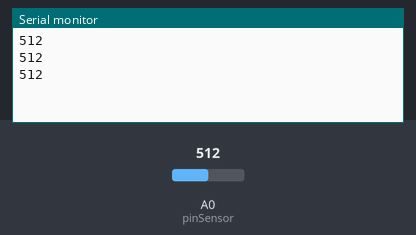
Bench run of a sketch on a simulated Arduino Uno, built with avr-gcc and run on an emulated ATmega328P. On the bench: the last lines printed to the serial monitor. The inputs (shaded band) are chosen by the test bench; at power-on: A0 (pinSensor) = 512.

Above: at 1.3 s.
1.4 s: A0 (pinSensor) set to 716
At 1.9 s:
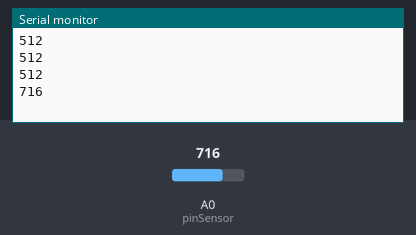
2.9 s: A0 (pinSensor) set to 900
At 3.4 s:
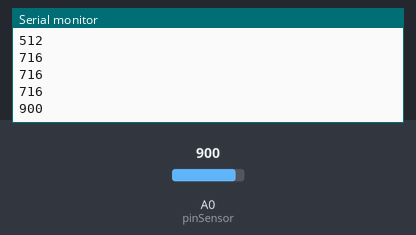
Timing chart, 0 to 5.9 s (numbered marks = the images above; inputs shaded):
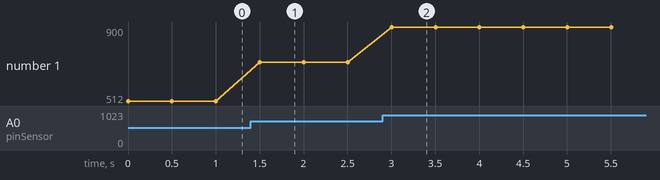

Measured:
- after the input at 1.4 s, the serial monitor: prints a new line after 0.10 s (image 1)
- after the input at 2.9 s, the serial monitor: prints a new line after 0.10 s (image 2)
- plotted number 1: 512 → 716 after the input at 1.4 s, 716 → 900 after the input at 2.9 s

The sketch:

SensorDeAgua.ino
```cpp
int pinSensor = A0;
int valor = 0;

void setup() {
  Serial.begin(9600);
}

void loop() {
  valor = analogRead(pinSensor);
  Serial.println(valor);  // Muestra el valor crudo 0-1023
  delay(500);
}
```
